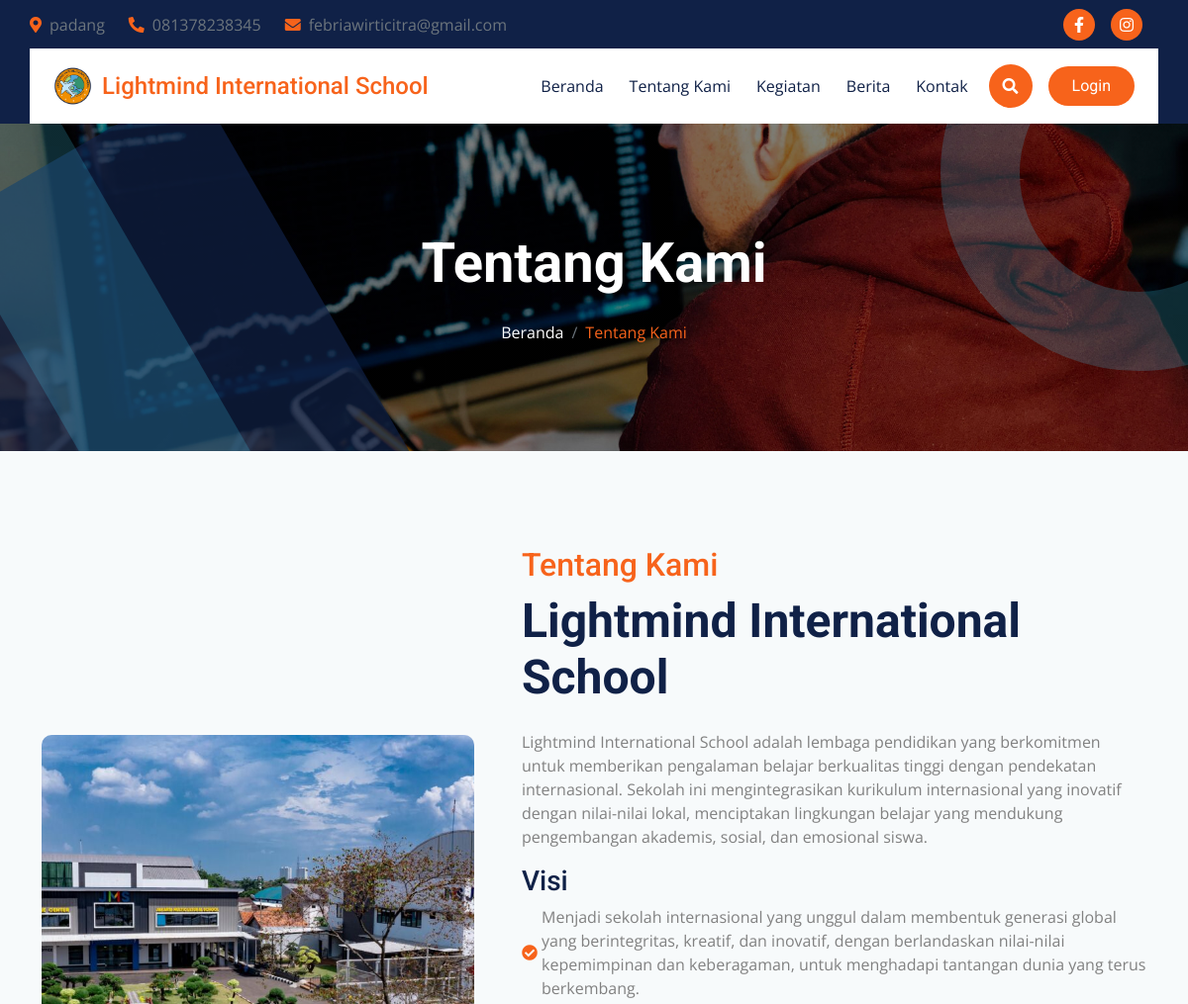
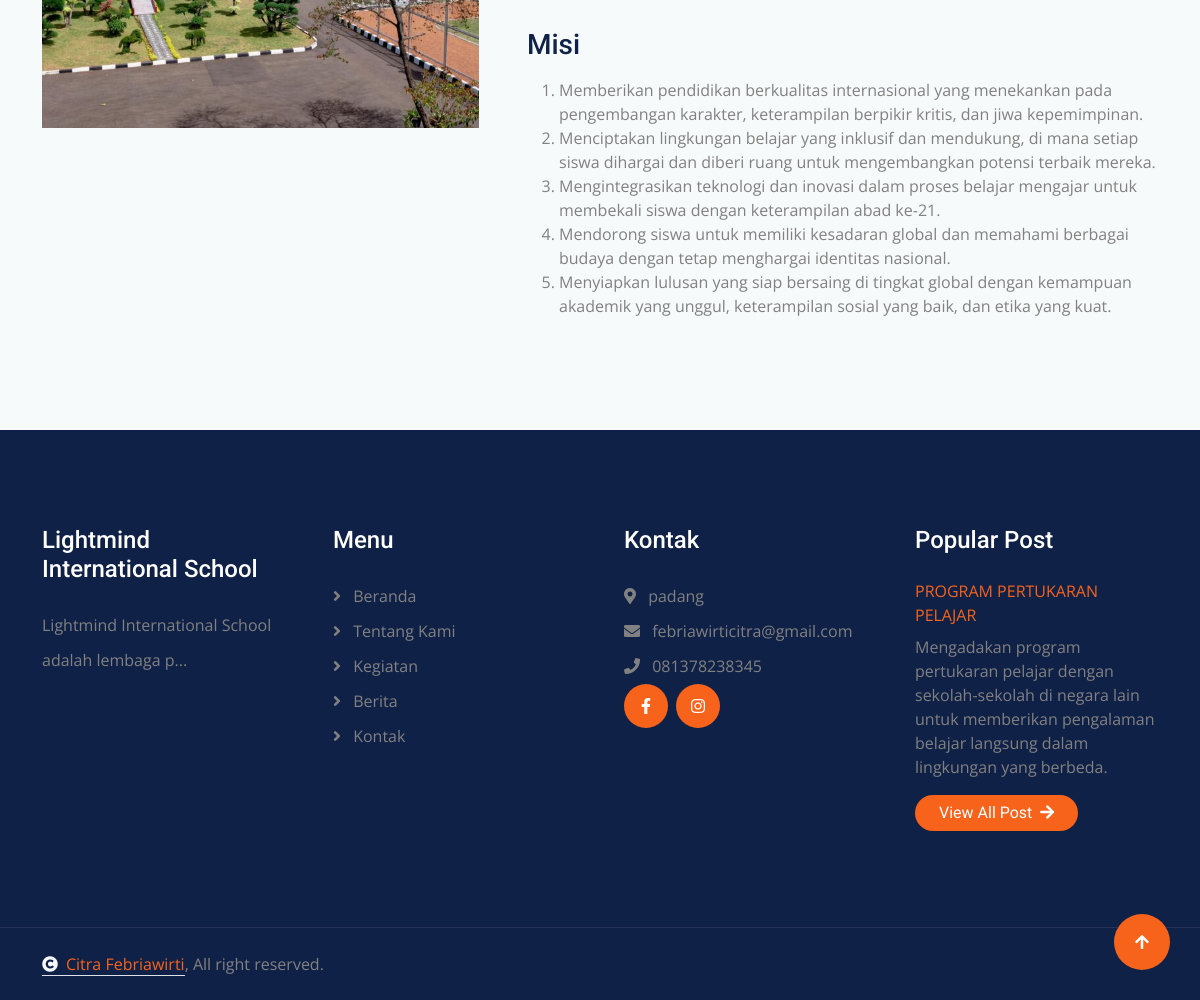
The app's page /tentang with its own data (2 pictures, top to bottom).
### tables this page shows
CREATE TABLE `tb_kontak` (
  `id_kontak` int(11) NOT NULL,
  `email_kontak` varchar(255) NOT NULL,
  `facebook_kontak` varchar(255) NOT NULL,
  `instagram_kontak` varchar(255) NOT NULL,
  `telepon_kontak` varchar(255) NOT NULL,
  `alamat_kontak` text NOT NULL,
  `googlemap_link_kontak` text NOT NULL
);

CREATE TABLE `tb_about` (
  `id_about` int(11) NOT NULL,
  `visi_about` text NOT NULL,
  `misi_about` text NOT NULL,
  `deskripsi_about` text NOT NULL,
  `gambar_about` varchar(255) NOT NULL
);

CREATE TABLE `tb_kegiatan` (
  `id_kegiatan` int(11) NOT NULL,
  `judul_kegiatan` varchar(50) NOT NULL,
  `tanggal_kegiatan` date DEFAULT NULL,
  `deskripsi_kegiatan` text NOT NULL,
  `gambar_kegiatan` varchar(255) NOT NULL
);

### index.php (called while the page is built)
<?php
include "koneksi.php";
include "layout/header.php";
include "content.php";
include "layout/footer.php";
?>

### about.php (the view)
<header class="container-fluid bg-breadcrumb">
    <div class="bg-breadcrumb-single"></div>
    <div class="container text-center py-5" style="max-width: 900px;">
        <h1 class="text-white display-4 mb-4 wow fadeInDown" data-wow-delay="0.1s">Tentang Kami</h1>
        <nav aria-label="breadcrumb" class="wow fadeInDown" data-wow-delay="0.3s">
            <ol class="breadcrumb justify-content-center mb-0">
                <li class="breadcrumb-item"><a href="index.html">Beranda</a></li>
                <li class="breadcrumb-item active text-primary" aria-current="page">Tentang Kami</li>
            </ol>
        </nav>
    </div>
</header>
<section class="container-fluid about bg-light py-5">
    <div class="container py-5">
        <?php
            include "koneksi.php";
            $query = "SELECT * FROM tb_about ORDER BY id_about DESC ";
            $result = mysqli_query($koneksi, $query);
            while ($data = mysqli_fetch_array($result)) {
        ?>
        <div class="row g-5 align-items-center">
            <div class="col-lg-6 col-xl-5 wow fadeInLeft" data-wow-delay="0.1s">
                <figure class="about-img">
                    <img src="admin/about/gambar_about/<?= $data['gambar_about'] ?>"
                        class="img-fluid w-100 rounded-top bg-white" alt="Gambar Tentang Kami"
                        style="height: 400px; object-fit: cover;">
                </figure>
            </div>
            <div class="col-lg-6 col-xl-7 wow fadeInRight" data-wow-delay="0.3s">
                <article>
                    <header>
                        <h2 class="text-primary">Tentang Kami</h2>
                        <h1 class="display-5 mb-4">Lightmind International School</h1>
                    </header>
                    <p class="text ps-4 mb-4"><?= $data['deskripsi_about'] ?></p>
                    <section>
                        <h3>Visi</h3>
                        <div class="col-lg-12 col-xl-12 d-flex justify-content-center align-items-center">
                            <p class="text-dark">
                                <i class="fas fa-check-circle text-primary me-1"></i>
                                <?=$data['visi_about']?>
                            </p>
                        </div>
                    </section>
                    <section class="mt-3">
                        <h3>Misi</h3>
                        <p class="text-dark"><?=$data['misi_about']?></p>
                    </section>
                </article>
            </div>
        </div>
        <?php } ?>
    </div>
</section>

### layout/header.php (shortened to what this page needs)
<!DOCTYPE html>
<html lang="en">
<head>
    <link rel="stylesheet" href="https://use.fontawesome.com/releases/v5.15.4/css/all.css" />
    <link href="https://cdn.jsdelivr.net/npm/bootstrap-icons@1.4.1/font/bootstrap-icons.css" rel="stylesheet" />
    <link rel="stylesheet" href="https://cdnjs.cloudflare.com/ajax/libs/animate.css/4.1.1/animate.min.css" />
    <link href="assets/lib/animate/animate.min.css" rel="stylesheet" />
    <link href="assets/lib/owlcarousel/assets/owl.carousel.min.css" rel="stylesheet" />
    <link href="assets/lib/lightbox/css/lightbox.min.css" rel="stylesheet" />
    <link href="assets/css/bootstrap.min.css" rel="stylesheet" />
    <link href="assets/css/style.css" rel="stylesheet" />
</head>
<body>
    <div class="container-fluid topbar px-0 d-none d-lg-block">
        <div class="container px-0">
            <?php
                            include "koneksi.php";
                            $query = "SELECT * FROM tb_kontak
                            ORDER BY id_kontak DESC";
                            $result = mysqli_query($koneksi, $query);
                            while ($data = mysqli_fetch_array($result)) {
                            ?>
            <div class="row gx-0 align-items-center" style="height: 45px">
                <div class="col-lg-8 text-center text-lg-start mb-lg-0">
                    <div class="d-flex flex-wrap">
                        <a href="#" class="text-muted me-4"><i
                                class="fas fa-map-marker-alt text-primary me-2"></i><?=$data['alamat_kontak']?></a>
                        <a href="#" class="text-muted me-4"><i
                                class="fas fa-phone-alt text-primary me-2"></i><?=$data['telepon_kontak']?></a>
                        <a href="#" class="text-muted me-0"><i
                                class="fas fa-envelope text-primary me-2"></i><?=$data['email_kontak']?></a>
                    </div>
                </div>
                <div class="col-lg-4 text-center text-lg-end">
                    <div class="d-flex align-items-center justify-content-end">
                        <a href="<?=$data['facebook_kontak']?>"
                            class="btn btn-primary btn-square rounded-circle nav-fill me-3"><i
                                class="fab fa-facebook-f text-white"></i></a>
                        <a href="<?=$data['instagram_kontak']?>"
                            class="btn btn-primary btn-square rounded-circle nav-fill me-3"><i
                                class="fab fa-instagram text-white"></i></a>
                    </div>
                </div>
            </div>
            <?php }?>
        </div>
    </div>
    <div class="container-fluid sticky-top px-0">
        <div class="container px-0">
            <nav class="navbar navbar-expand-lg navbar-dark bg-white py-3 px-4">
                <a href="index.php" class="navbar-brand p-0 d-flex align-items-center">
                    <img src="assets/img/logo.png" alt="Logo" style="height: 40px; margin-right: 10px" />
                    <h4 class="text-primary m-0">Lightmind International School</h4>
                </a>
                <div class="collapse navbar-collapse" id="navbarCollapse">
                    <div class="navbar-nav ms-auto py-0">
                        <a href="beranda"
                            class="nav-item nav-link <?php echo $page == 'beranda' ? 'active' : ''; ?>">Beranda</a>
                        <a href="tentang"
                            class="nav-item nav-link <?php echo $page == 'tentang' ? 'active' : ''; ?>">Tentang Kami</a>
                        <a href="kegiatan"
                            class="nav-item nav-link <?php echo $page == 'kegiatan' ? 'active' : ''; ?>">Kegiatan</a>
                        <a href="berita"
                            class="nav-item nav-link <?php echo $page == 'berita' ? 'active' : ''; ?>">Berita</a>
                        <a href="kontak"
                            class="nav-item nav-link <?php echo $page == 'kontak' ? 'active' : ''; ?>">Kontak</a>
                    </div>
                    <div class="d-flex align-items-center flex-nowrap pt-xl-0">
                        <button class="btn btn-primary btn-md-square mx-2" data-bs-toggle="modal"
                            data-bs-target="#searchModal">
                            <i class="fas fa-search"></i>
                        </button>
                        <a href="admin/login/index.php"
                            class="btn btn-primary rounded-pill text-white py-2 px-4 ms-2 flex-wrap flex-sm-shrink-0">Login</a>
                    </div>
                </div>
            </nav>
        </div>
    </div>
</body>
</html>

### layout/footer.php (shortened to what this page needs)
<div class="container-fluid footer py-5 wow fadeIn" data-wow-delay="0.2s">
    <div class="container py-5">
        <div class="row g-5">
            <div class="col-md-6 col-lg-6 col-xl-3">
                <div class="footer-item d-flex flex-column">
                    <div class="footer-item">
                        <h4 class="text-white mb-4">Lightmind International School
                        </h4>
                        <?php
            include "koneksi.php";
            $query = "SELECT * FROM tb_about
            ORDER BY id_about DESC";
            $result = mysqli_query($koneksi, $query);
            while ($data = mysqli_fetch_array($result)) {
            ?>
                        <p class="mb-3">
                            <?= substr($data['deskripsi_about'], 0, 50) . (strlen($data['deskripsi_about']) > 30 ? '...' : '') ?>
                        </p>
                        <?php }?>
                    </div>
                </div>
            </div>
            <div class="col-md-6 col-lg-6 col-xl-3">
                <div class="footer-item d-flex flex-column">
                    <h4 class="text-white mb-4">Menu</h4>
                    <a href="#"><i class="fas fa-angle-right me-2"></i> Beranda</a>
                    <a href="#"><i class="fas fa-angle-right me-2"></i> Tentang Kami</a>
                    <a href="#"><i class="fas fa-angle-right me-2"></i> Kegiatan</a>
                    <a href="#"><i class="fas fa-angle-right me-2"></i> Berita</a>
                    <a href="#"><i class="fas fa-angle-right me-2"></i> Kontak</a>
                </div>
            </div>
            <div class="col-md-6 col-lg-6 col-xl-3">
                <div class="footer-item d-flex flex-column">
                    <h4 class="text-white mb-4">Kontak</h4>
                    <?php
                            include "koneksi.php";
                            $query = "SELECT * FROM tb_kontak
                            ORDER BY id_kontak DESC";
                            $result = mysqli_query($koneksi, $query);
                            while ($data = mysqli_fetch_array($result)) {
                            ?>
                    <a href=""><i class="fa fa-map-marker-alt me-2"></i> <?=$data['alamat_kontak']?></a>
                    <a href=""><i class="fas fa-envelope me-2"></i> <?=$data['email_kontak']?></a>
                    <a href=""><i class="fas fa-phone me-2"></i> <?=$data['telepon_kontak']?></a>
                    <div class="d-flex align-items-center">
                        <a class="btn btn-light btn-md-square me-2" href="<?=$data['facebook_kontak']?>"><i
                                class="fab fa-facebook-f"></i></a>
                        <a class="btn btn-light btn-md-square me-2" href="<?=$data['instagram_kontak']?>"><i
                                class="fab fa-instagram"></i></a>
                    </div>
                    <?php }?>
                </div>
            </div>
            <div class="col-md-6 col-lg-6 col-xl-3">
                <div class="footer-item-post d-flex flex-column">
                    <h4 class="text-white mb-4">Popular Post</h4>
                    <?php
            include "koneksi.php";
            $query = "SELECT * FROM tb_kegiatan
            ORDER BY id_kegiatan DESC LIMIT 1";
            $result = mysqli_query($koneksi, $query);
            while ($data = mysqli_fetch_array($result)) {
            ?>
                    <div class="d-flex flex-column mb-3">
                        <p class="text-uppercase text-primary mb-2"><?= $data['judul_kegiatan'] ?></p>
                        <a href="#" class="text-body"><?= $data['deskripsi_kegiatan'] ?></a>
                    </div>
                    <?php }?>
                    <div class="footer-btn text-start">
                        <a href="kegiatan" class="btn btn-light rounded-pill px-4">View All Post <i
                                class="fa fa-arrow-right ms-1"></i></a>
                    </div>
                </div>
            </div>
        </div>
    </div>
</div>
<div class="container-fluid copyright py-4">
    <div class="container">
        <div class="row g-4 align-items-center">
            <div class="col-md-6 text-center text-md-start mb-md-0">
                <span class="text-body"><a href="#" class="border-bottom text-primary"><i
                            class="fas fa-copyright text-light me-2"></i>Citra Febriawirti</a>, All right
                    reserved.</span>
            </div>
        </div>
    </div>
</div>
<a href="#" class="btn btn-primary btn-lg-square back-to-top"><i class="fa fa-arrow-up"></i></a>

### assets/css/style.css (style rules this page uses)
.back-to-top { position: fixed; right: 30px; bottom: 30px; display: flex; width: 45px; height: 45px; align-items: center; justify-content: center; transition: 0.5s; z-index: 99; }
.btn { font-weight: 600; transition: .5s; }
.btn-square { width: 32px; height: 32px; }
.btn-md-square { width: 44px; height: 44px; }
.btn-lg-square { width: 56px; height: 56px; }
.btn-square, .btn-sm-square, .btn-md-square, .btn-lg-square, .btn-xl-square { padding: 0; display: flex; align-items: center; justify-content: center; font-weight: normal; border-radius: 50%; }
.btn.btn-primary { background: var(--bs-primary) !important; color: var(--bs-white) !important; font-family: 'Roboto', sans-serif; border: none; font-weight: 400; transition: 0.5s; }
.btn.btn-light { background: var(--bs-primary) !important; color: var(--bs-white) !important; font-family: 'Roboto', sans-serif; border: none; font-weight: 400; transition: 0.5s; }
.topbar { padding: 2px 10px 2px 20px; background: var(--bs-dark) !important; }
.sticky-top, .sticky-top .container { transition: 0.5s !important; }
.navbar .navbar-nav .nav-item.nav-link, .navbar .navbar-nav .nav-link { color: var(--bs-dark) !important; }
.navbar .navbar-nav .nav-item { position: relative; margin: 0 5px !important; }
.navbar .navbar-nav .nav-item::before, .navbar .navbar-nav .nav-item::after { position: absolute; content: ""; width: 0; height: 0; border: 0px solid var(--bs-primary); transition: 0.5s; }
.navbar .navbar-nav .nav-item::before { top: 0; left: 0; }
.navbar .navbar-nav .nav-item::after { bottom: 0; right: 0; }
.bg-breadcrumb { position: relative; overflow: hidden; background: linear-gradient(rgba(0, 0, 0, 0.5), rgba(0, 0, 0, 0.5)), url(../img/carousel-1.jpg); background-position: center center; background-repeat: no-repeat; background-size: cover; padding: 60px 0 60px 0; }
.bg-breadcrumb .breadcrumb-item a { color: var(--bs-white) !important; }
.bg-breadcrumb .bg-breadcrumb-single { position: absolute; width: 500px; height: 1200px; top: 0px; left: 0; margin-left: 30px; transform: rotate(-30deg); background: var(--bs-dark); animation: RotateMoveLeft 5s linear infinite; opacity: 0.7; z-index: 2 !important; }
.bg-breadcrumb::before { content: ""; position: absolute; width: 400px; height: 400px; top: -150px; right: -150px; border-radius: 200px; border: 80px solid rgba(68, 210, 246, 0.2); animation: RotateMoveCircle 10s linear infinite; background: transparent; z-index: 2 !important; }
.bg-breadcrumb::after { content: ""; position: absolute; width: 150px; height: 1200px; top: -150px; left: 0; margin-left: 160px; transform: rotate(-30deg); background: rgba(68, 210, 246, 0.2); animation: RotateMoveRight 5s linear infinite; z-index: 2 !important; }
.about .text { position: relative; }
.about .text::after { content: ""; width: 4px; height: 100%; position: absolute; top: 0; left: 0; background: var(--bs-primary); }
.footer { background: var(--bs-dark); }
.footer .footer-item a { line-height: 35px; color: var(--bs-body); transition: 0.5s; }
.footer .footer-item p { line-height: 35px; }
.footer .footer-item-post a { transition: 0.5s; }
.footer .footer-item-post .footer-btn a { transition: 0.5s; }
.copyright { border-top: 1px solid rgba(255, 255, 255, 0.08); background: var(--bs-dark) !important; }

### records on screen
tb_kontak: alamat_kontak "padang", telepon_kontak "081378238345", email_kontak "febriawirticitra@gmail.com"
tb_about: gambar_about (picture), deskripsi_about "Lightmind International School adalah lembaga pendidikan yang berkomitmen untuk memberikan pengalaman belajar berkualitas tinggi dengan pendekatan internasional. Sekolah ini mengintegrasikan kurikulum internasional yang inovatif dengan nilai-nilai lokal, menciptakan lingkungan belajar yang mendukung pengembangan akademis, sosial, dan emosional siswa.", visi_about "Menjadi sekolah internasional yang unggul dalam membentuk generasi global yang berintegritas, kreatif, dan inovatif, dengan berlandaskan nilai-nilai kepemimpinan dan keberagaman, untuk menghadapi tantangan dunia yang terus berkembang.", misi_about "Memberikan pendidikan berkualitas internasional yang menekankan pada pengembangan karakter, keterampilan berpikir kritis, dan jiwa kepemimpinan. Menciptakan lingkungan belajar yang inklusif dan mendukung, di mana setiap siswa dihargai dan diberi ruang untuk mengembangkan potensi terbaik mereka. Mengintegrasikan teknologi dan inovasi dalam proses belajar mengajar untuk membekali siswa dengan keterampilan abad ke-21. Mendorong siswa untuk memiliki kesadaran global dan memahami berbagai budaya dengan tetap menghargai identitas nasional. Menyiapkan lulusan yang siap bersaing di tingkat global dengan kemampuan akademik yang unggul, keterampilan sosial yang baik, dan etika yang kuat.", deskripsi_about "Lightmind International School adalah lembaga p"
tb_kegiatan: judul_kegiatan "PROGRAM PERTUKARAN PELAJAR", deskripsi_kegiatan "Mengadakan program pertukaran pelajar dengan sekolah-sekolah di negara lain untuk memberikan pengalaman belajar langsung dalam lingkungan yang berbeda."
